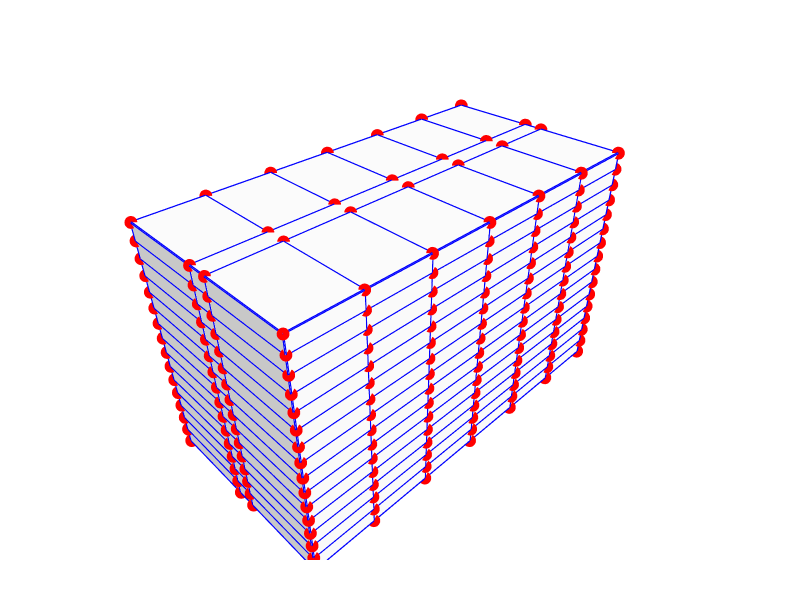

Notebook source saved alongside this figure:
### Code cell
# Show graph with building geometry (faces invisible, light edges)
Topology.Show(objects, g1,
              vertexSize=15,
              vertexColor="red",
              edgeWidth=5,
              edgeColor="blue",
              faceOpacity=0,  # Completely invisible faces
              showEdges=True,  # Show building edges as wireframe
              width=800,
              height=600,
              backgroundColor="white",
              renderer=renderer)

### Figure 1 — Plotly figure (JSON) as saved in the notebook; plotly's stock layout.template omitted (floating-point values rounded to 4 significant figures; data arrays with more than 128 entries replaced by an {"elided": "..."} marker saying what was removed)
{"data": [{"customdata": {"elided": "4875 str values"}, "hoverinfo": "text", "hovertemplate": {"elided": "4875 str values"}, "hovertext": {"elided": "4875 str values"}, "legendgroup": "1", "legendrank": 1, "marker": {"color": {"elided": "4875 str values"}, "line": {"width": 0}, "opacity": 1, "size": {"elided": "4875 int values"}, "sizemode": "diameter", "symbol": "circle"}, "mode": "markers", "name": "1: default (Vertices)", "showlegend": false, "text": {"elided": "4875 str values"}, "type": "scatter3d", "x": {"elided": "4875 int values"}, "y": {"elided": "4875 float values"}, "z": {"elided": "4875 float values"}}, {"hoverinfo": "text", "legendgroup": "2", "legendrank": 2, "line": {"color": "blue", "dash": "solid", "width": 5}, "marker": {"size": 0}, "mode": "lines", "name": "1: default (Edges)", "showlegend": false, "text": "", "type": "scatter3d", "x": {"elided": "14040 int values"}, "y": {"elided": "14040 int values"}, "z": {"elided": "14040 int values"}}, {"cmax": 1, "cmin": 0, "color": "#FAFAFA", "colorscale": [[0, "#440154"], [0.1111, "#482878"], [0.2222, "#3e4989"], [0.3333, "#31688e"], [0.4444, "#26828e"], [0.5556, "#1f9e89"], [0.6667, "#35b779"], [0.7778, "#6ece58"], [0.8889, "#b5de2b"], [1, "#fde725"]], "flatshading": true, "hoverinfo": "text", "hovertext": "", "i": {"elided": "2340 int values"}, "j": {"elided": "2340 int values"}, "k": {"elided": "2340 int values"}, "legendgroup": "3", "legendrank": 3, "lighting": {"facenormalsepsilon": 0}, "name": "1: default (Faces)", "opacity": 1, "showlegend": false, "showscale": false, "text": "", "type": "mesh3d", "x": {"elided": "448 int values"}, "y": {"elided": "448 int values"}, "z": {"elided": "448 int values"}}, {"hoverinfo": "text", "legendgroup": "6", "legendrank": 6, "line": {"color": "blue", "dash": "solid", "width": 5}, "marker": {"size": 0}, "mode": "lines", "name": "2: Untitled Graph (Edges)", "showlegend": false, "text": "", "type": "scatter3d", "x": [90, 60, null, 110, 60, null, 60, 60, null, 30, 60, null, 50, 60, null, 60, 60, null, 70, 60, null, 10, 60, null, 10, 60, null, 50, 60, null, 90, 60, null, 30, 60, null, 70, 60, null, 110, 60, null], "y": [46.5, 30, null, 13.5, 30, null, 30, 30, null, 46.5, 30, null, 13.5, 30, null, 30, 30, null, 46.5, 30, null, 46.5, 30, null, 13.5, 30, null, 46.5, 30, null, 13.5, 30, null, 13.5, 30, null, 13.5, 30, null, 46.5, 30, null], "z": [67.5, 67.5, null, 67.5, 67.5, null, 62.5, 67.5, null, 67.5, 67.5, null, 67.5, 67.5, null, 72.5, 67.5, null, 67.5, 67.5, null, 67.5, 67.5, null, 67.5, 67.5, null, 67.5, 67.5, null, 67.5, 67.5, null, 67.5, 67.5, null, 67.5, 67.5, null, 67.5, 67.5, null]}, {"customdata": ["", "", "", "", "", "", "", "", "", "", "", "", "", "", ""], "hoverinfo": "text", "hovertemplate": ["Click ", "Click ", "Click ", "Click ", "Click ", "Click ", "Click ", "Click ", "Click ", "Click ", "Click ", "Click ", "Click ", "Click ", "Click "], "hovertext": ["", "", "", "", "", "", "", "", "", "", "", "", "", "", ""], "legendgroup": "5", "legendrank": 5, "marker": {"color": ["#FF0000", "#FF0000", "#FF0000", "#FF0000", "#FF0000", "#FF0000", "#FF0000", "#FF0000", "#FF0000", "#FF0000", "#FF0000", "#FF0000", "#FF0000", "#FF0000", "#FF0000"], "line": {"width": 0}, "opacity": 1, "size": [15, 15, 15, 15, 15, 15, 15, 15, 15, 15, 15, 15, 15, 15, 15], "sizemode": "diameter", "symbol": "circle"}, "mode": "markers", "name": "2: Untitled Graph (Vertices)", "showlegend": false, "text": ["", "", "", "", "", "", "", "", "", "", "", "", "", "", ""], "type": "scatter3d", "x": [90, 110, 60, 30, 60, 10, 50, 60, 30, 70, 50, 10, 90, 110, 70], "y": [46.5, 13.5, 30, 46.5, 30, 13.5, 46.5, 30, 13.5, 46.5, 13.5, 46.5, 13.5, 46.5, 13.5], "z": [67.5, 67.5, 62.5, 67.5, 67.5, 67.5, 67.5, 72.5, 67.5, 67.5, 67.5, 67.5, 67.5, 67.5, 67.5]}], "layout": {"autosize": true, "height": 600, "margin": {"b": 40, "l": 40, "r": 40, "t": 40}, "paper_bgcolor": "#FFFFFF", "plot_bgcolor": "#FFFFFF", "scene": {"aspectmode": "data", "camera": {"center": {"x": 0, "y": 0, "z": 0}, "eye": {"x": -1.25, "y": -1.25, "z": 1.25}, "projection": {"type": "perspective"}, "up": {"x": 0, "y": 0, "z": 1}}, "xaxis": {"visible": false}, "yaxis": {"visible": false}, "zaxis": {"visible": false}}, "showlegend": true, "width": 800, "xaxis": {"showgrid": false, "visible": false, "zeroline": false}, "yaxis": {"showgrid": false, "visible": false, "zeroline": false}}}
